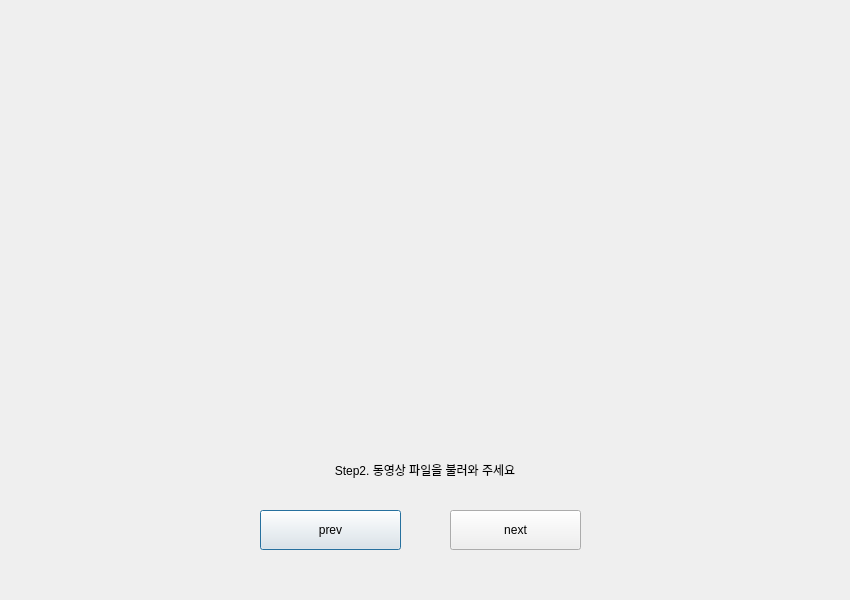
<?xml version="1.0" encoding="UTF-8"?>
<ui version="4.0">
 <class>selectExercise</class>
 <widget class="QDialog" name="selectExercise">
  <property name="geometry">
   <rect>
    <x>0</x>
    <y>0</y>
    <width>850</width>
    <height>600</height>
   </rect>
  </property>
  <property name="windowTitle">
   <string>HomePT와 함께 하는 올바른 홈트레이닝 라이프</string>
  </property>
  <property name="windowIcon">
   <iconset>
    <normaloff>:/icon_heart/heart.png</normaloff>:/icon_heart/heart.png</iconset>
  </property>
  <property name="styleSheet">
   <string notr="true">background-color:&quot;Aliceblue&quot;;</string>
  </property>
  <widget class="QLabel" name="selectTitle">
   <property name="geometry">
    <rect>
     <x>100</x>
     <y>440</y>
     <width>650</width>
     <height>61</height>
    </rect>
   </property>
   <property name="styleSheet">
    <string notr="true">font: 20pt&quot;경기천년제목M Medium&quot;; color:&quot;black&quot;;</string>
   </property>
   <property name="text">
    <string>&lt;html&gt;&lt;head/&gt;&lt;body&gt;&lt;p align=&quot;center&quot;&gt;Step2. 동영상 파일을 불러와 주세요&lt;/p&gt;&lt;/body&gt;&lt;/html&gt;</string>
   </property>
  </widget>
  <widget class="QWidget" name="Photo" native="true">
   <property name="geometry">
    <rect>
     <x>210</x>
     <y>120</y>
     <width>431</width>
     <height>301</height>
    </rect>
   </property>
   <property name="autoFillBackground">
    <bool>false</bool>
   </property>
   <property name="styleSheet">
    <string notr="true">background-color:&quot;Dodgerblue&quot;;image: url(:/exercise1/ex1.png);</string>
   </property>
  </widget>
  <widget class="QPushButton" name="exButton1">
   <property name="geometry">
    <rect>
     <x>260</x>
     <y>510</y>
     <width>141</width>
     <height>40</height>
    </rect>
   </property>
   <property name="styleSheet">
    <string notr="true">background-color:&quot;Dodgerblue&quot;; color:&quot;white&quot;;font: 16pt&quot;경기천년제목M Medium&quot;;</string>
   </property>
   <property name="text">
    <string>prev</string>
   </property>
  </widget>
  <widget class="QPushButton" name="exButton2">
   <property name="geometry">
    <rect>
     <x>450</x>
     <y>510</y>
     <width>131</width>
     <height>40</height>
    </rect>
   </property>
   <property name="styleSheet">
    <string notr="true">background-color:&quot;Dodgerblue&quot;; color:&quot;white&quot;;font: 16pt&quot;경기천년제목M Medium&quot;;</string>
   </property>
   <property name="text">
    <string>next</string>
   </property>
  </widget>
  <widget class="QWidget" name="widget" native="true">
   <property name="geometry">
    <rect>
     <x>730</x>
     <y>20</y>
     <width>91</width>
     <height>61</height>
    </rect>
   </property>
   <property name="styleSheet">
    <string notr="true">background-color:&quot;Dodgerblue&quot;;</string>
   </property>
  </widget>
  <widget class="QWidget" name="widget_2" native="true">
   <property name="geometry">
    <rect>
     <x>30</x>
     <y>20</y>
     <width>91</width>
     <height>61</height>
    </rect>
   </property>
   <property name="styleSheet">
    <string notr="true">background-color:&quot;Dodgerblue&quot;;</string>
   </property>
  </widget>
 </widget>
 <resources>
  <include location="2019-2-OSSP1-3355-3-master/3355/heart.qrc"/>
  <include location="2019-2-OSSP1-3355-3-master/3355/e1.qrc"/>
  <include location="2019-2-OSSP1-3355-3-master/3355/e2.qrc"/>
 </resources>
 <connections/>
</ui>
